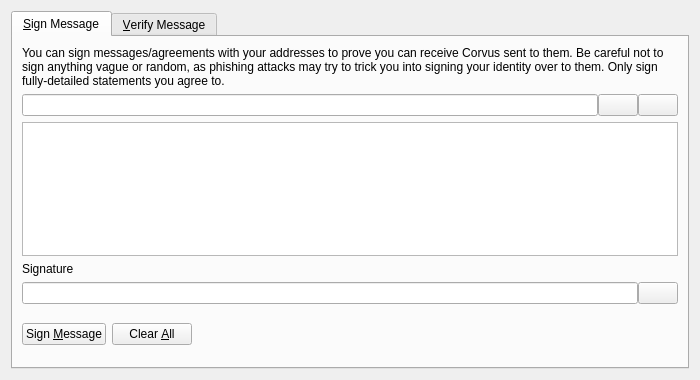
<?xml version="1.0" encoding="UTF-8"?>
<ui version="4.0">
 <class>SignVerifyMessageDialog</class>
 <widget class="QDialog" name="SignVerifyMessageDialog">
  <property name="geometry">
   <rect>
    <x>0</x>
    <y>0</y>
    <width>700</width>
    <height>380</height>
   </rect>
  </property>
  <property name="windowTitle">
   <string>Signatures - Sign / Verify a Message</string>
  </property>
  <property name="modal">
   <bool>true</bool>
  </property>
  <layout class="QVBoxLayout" name="verticalLayout">
   <item>
    <widget class="QTabWidget" name="tabWidget">
     <property name="currentIndex">
      <number>0</number>
     </property>
     <widget class="QWidget" name="tabSignMessage">
      <attribute name="title">
       <string>&amp;Sign Message</string>
      </attribute>
      <layout class="QVBoxLayout" name="verticalLayout_SM">
       <item>
        <widget class="QLabel" name="infoLabel_SM">
         <property name="text">
          <string>You can sign messages/agreements with your addresses to prove you can receive Corvus sent to them. Be careful not to sign anything vague or random, as phishing attacks may try to trick you into signing your identity over to them. Only sign fully-detailed statements you agree to.</string>
         </property>
         <property name="textFormat">
          <enum>Qt::PlainText</enum>
         </property>
         <property name="wordWrap">
          <bool>true</bool>
         </property>
        </widget>
       </item>
       <item>
        <layout class="QHBoxLayout" name="horizontalLayout_1_SM">
         <property name="spacing">
          <number>0</number>
         </property>
         <item>
          <widget class="QValidatedLineEdit" name="addressIn_SM">
           <property name="toolTip">
            <string>The Corvus address to sign the message with</string>
           </property>
          </widget>
         </item>
         <item>
          <widget class="QPushButton" name="addressBookButton_SM">
           <property name="toolTip">
            <string>Choose previously used address</string>
           </property>
           <property name="text">
            <string/>
           </property>
           <property name="shortcut">
            <string>Alt+A</string>
           </property>
           <property name="autoDefault">
            <bool>false</bool>
           </property>
          </widget>
         </item>
         <item>
          <widget class="QPushButton" name="pasteButton_SM">
           <property name="toolTip">
            <string>Paste address from clipboard</string>
           </property>
           <property name="text">
            <string/>
           </property>
           <property name="shortcut">
            <string>Alt+P</string>
           </property>
           <property name="autoDefault">
            <bool>false</bool>
           </property>
          </widget>
         </item>
        </layout>
       </item>
       <item>
        <widget class="QPlainTextEdit" name="messageIn_SM">
         <property name="toolTip">
          <string>Enter the message you want to sign here</string>
         </property>
        </widget>
       </item>
       <item>
        <widget class="QLabel" name="signatureLabel_SM">
         <property name="text">
          <string>Signature</string>
         </property>
         <property name="textFormat">
          <enum>Qt::PlainText</enum>
         </property>
        </widget>
       </item>
       <item>
        <layout class="QHBoxLayout" name="horizontalLayout_2_SM">
         <property name="spacing">
          <number>0</number>
         </property>
         <item>
          <widget class="QLineEdit" name="signatureOut_SM">
           <property name="font">
            <font>
             <italic>true</italic>
            </font>
           </property>
           <property name="readOnly">
            <bool>true</bool>
           </property>
          </widget>
         </item>
         <item>
          <widget class="QPushButton" name="copySignatureButton_SM">
           <property name="toolTip">
            <string>Copy the current signature to the system clipboard</string>
           </property>
           <property name="text">
            <string/>
           </property>
           <property name="autoDefault">
            <bool>false</bool>
           </property>
          </widget>
         </item>
        </layout>
       </item>
       <item>
        <layout class="QHBoxLayout" name="horizontalLayout_3_SM">
         <item>
          <widget class="QPushButton" name="signMessageButton_SM">
           <property name="toolTip">
            <string>Sign the message to prove you own this Corvus address</string>
           </property>
           <property name="text">
            <string>Sign &amp;Message</string>
           </property>
           <property name="autoDefault">
            <bool>false</bool>
           </property>
          </widget>
         </item>
         <item>
          <widget class="QPushButton" name="clearButton_SM">
           <property name="toolTip">
            <string>Reset all sign message fields</string>
           </property>
           <property name="text">
            <string>Clear &amp;All</string>
           </property>
           <property name="autoDefault">
            <bool>false</bool>
           </property>
          </widget>
         </item>
         <item>
          <spacer name="horizontalSpacer_1_SM">
           <property name="orientation">
            <enum>Qt::Horizontal</enum>
           </property>
           <property name="sizeHint" stdset="0">
            <size>
             <width>40</width>
             <height>48</height>
            </size>
           </property>
          </spacer>
         </item>
         <item>
          <widget class="QLabel" name="statusLabel_SM">
           <property name="font">
            <font>
             <weight>75</weight>
             <bold>true</bold>
            </font>
           </property>
           <property name="text">
            <string/>
           </property>
           <property name="wordWrap">
            <bool>true</bool>
           </property>
          </widget>
         </item>
         <item>
          <spacer name="horizontalSpacer_2_SM">
           <property name="orientation">
            <enum>Qt::Horizontal</enum>
           </property>
           <property name="sizeHint" stdset="0">
            <size>
             <width>40</width>
             <height>48</height>
            </size>
           </property>
          </spacer>
         </item>
        </layout>
       </item>
      </layout>
     </widget>
     <widget class="QWidget" name="tabVerifyMessage">
      <attribute name="title">
       <string>&amp;Verify Message</string>
      </attribute>
      <layout class="QVBoxLayout" name="verticalLayout_VM">
       <item>
        <widget class="QLabel" name="infoLabel_VM">
         <property name="text">
          <string>Enter the receiver's address, message (ensure you copy line breaks, spaces, tabs, etc. exactly) and signature below to verify the message. Be careful not to read more into the signature than what is in the signed message itself, to avoid being tricked by a man-in-the-middle attack. Note that this only proves the signing party receives with the address, it cannot prove sendership of any transaction!</string>
         </property>
         <property name="textFormat">
          <enum>Qt::PlainText</enum>
         </property>
         <property name="alignment">
          <set>Qt::AlignLeading|Qt::AlignLeft|Qt::AlignTop</set>
         </property>
         <property name="wordWrap">
          <bool>true</bool>
         </property>
        </widget>
       </item>
       <item>
        <layout class="QHBoxLayout" name="horizontalLayout_1_VM">
         <property name="spacing">
          <number>0</number>
         </property>
         <item>
          <widget class="QValidatedLineEdit" name="addressIn_VM">
           <property name="toolTip">
            <string>The Corvus address the message was signed with</string>
           </property>
          </widget>
         </item>
         <item>
          <widget class="QPushButton" name="addressBookButton_VM">
           <property name="toolTip">
            <string>Choose previously used address</string>
           </property>
           <property name="text">
            <string/>
           </property>
           <property name="shortcut">
            <string>Alt+A</string>
           </property>
           <property name="autoDefault">
            <bool>false</bool>
           </property>
          </widget>
         </item>
        </layout>
       </item>
       <item>
        <widget class="QPlainTextEdit" name="messageIn_VM"/>
       </item>
       <item>
        <widget class="QValidatedLineEdit" name="signatureIn_VM"/>
       </item>
       <item>
        <layout class="QHBoxLayout" name="horizontalLayout_2_VM">
         <item>
          <widget class="QPushButton" name="verifyMessageButton_VM">
           <property name="toolTip">
            <string>Verify the message to ensure it was signed with the specified Corvus address</string>
           </property>
           <property name="text">
            <string>Verify &amp;Message</string>
           </property>
           <property name="autoDefault">
            <bool>false</bool>
           </property>
          </widget>
         </item>
         <item>
          <widget class="QPushButton" name="clearButton_VM">
           <property name="toolTip">
            <string>Reset all verify message fields</string>
           </property>
           <property name="text">
            <string>Clear &amp;All</string>
           </property>
           <property name="autoDefault">
            <bool>false</bool>
           </property>
          </widget>
         </item>
         <item>
          <spacer name="horizontalSpacer_1_VM">
           <property name="orientation">
            <enum>Qt::Horizontal</enum>
           </property>
           <property name="sizeHint" stdset="0">
            <size>
             <width>40</width>
             <height>48</height>
            </size>
           </property>
          </spacer>
         </item>
         <item>
          <widget class="QLabel" name="statusLabel_VM">
           <property name="font">
            <font>
             <weight>75</weight>
             <bold>true</bold>
            </font>
           </property>
           <property name="text">
            <string/>
           </property>
           <property name="wordWrap">
            <bool>true</bool>
           </property>
          </widget>
         </item>
         <item>
          <spacer name="horizontalSpacer_2_VM">
           <property name="orientation">
            <enum>Qt::Horizontal</enum>
           </property>
           <property name="sizeHint" stdset="0">
            <size>
             <width>40</width>
             <height>48</height>
            </size>
           </property>
          </spacer>
         </item>
        </layout>
       </item>
      </layout>
     </widget>
    </widget>
   </item>
  </layout>
 </widget>
 <customwidgets>
  <customwidget>
   <class>QValidatedLineEdit</class>
   <extends>QLineEdit</extends>
   <header>qvalidatedlineedit.h</header>
  </customwidget>
 </customwidgets>
 <resources>
  <include location="../corvus.qrc"/>
 </resources>
 <connections/>
</ui>
